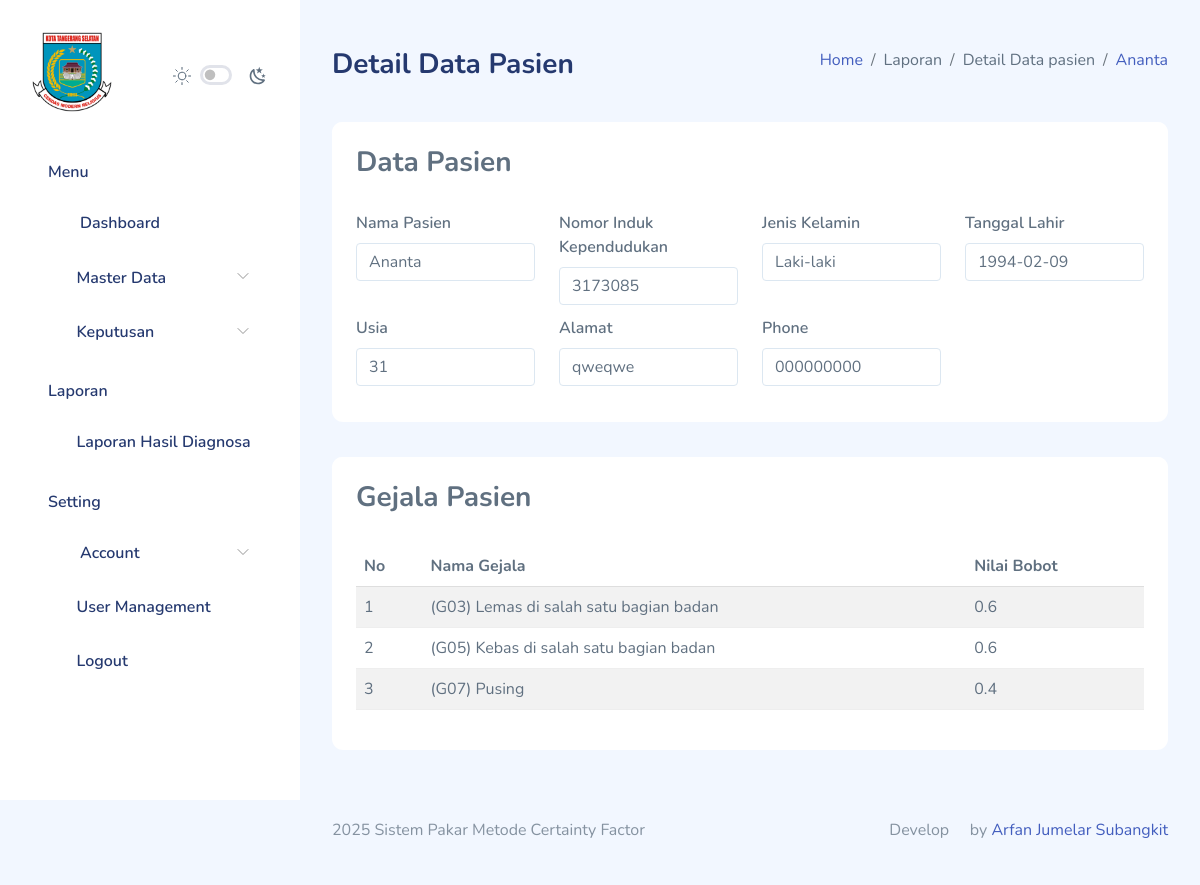
The app's page /keputusan/view.php?id_pasien=9 (signed in) with its own data.
### tables this page shows
CREATE TABLE `pasien` (
  `id_pasien` int(11) NOT NULL,
  `user_id` int(11) NOT NULL,
  `nama_pasien` varchar(100) NOT NULL,
  `nik` varchar(30) NOT NULL,
  `jenis_kelamin` enum('Laki-laki','Perempuan') NOT NULL,
  `tanggal_lahir` date NOT NULL,
  `usia` int(11) DEFAULT NULL,
  `alamat` varchar(250) NOT NULL,
  `no_hp` varchar(15) DEFAULT NULL,
  `created_at` timestamp NOT NULL DEFAULT current_timestamp(),
  `updated_at` timestamp NULL DEFAULT NULL
);

CREATE TABLE `gejala_pasien` (
  `id_gejala_pasien` int(11) NOT NULL,
  `id_pasien` int(11) NOT NULL,
  `id_gejala` int(11) NOT NULL,
  `nilai_bobot` float NOT NULL,
  `created_at` timestamp NOT NULL DEFAULT current_timestamp(),
  `updated_at` timestamp NULL DEFAULT NULL
);

CREATE TABLE `gejala` (
  `id_gejala` int(11) NOT NULL,
  `kode_gejala` varchar(5) NOT NULL,
  `nama_gejala` varchar(250) NOT NULL,
  `created_at` timestamp NOT NULL DEFAULT current_timestamp(),
  `updated_at` timestamp NULL DEFAULT NULL
);

### functions.php (called while the page is built, shortened)
<?php
$db = mysqli_connect("localhost", "root", "", "dev-arfan");
function query($query)
{
    global $db;
    $result = mysqli_query($db, $query);
    $rows = [];
    if ($result) {
        if (mysqli_num_rows($result) > 0) {
            while ($row = mysqli_fetch_assoc($result)) {
                $rows[] = $row;
            }
        }
    } else {
        echo "Error: " . mysqli_error($db);
    }
    return $rows;
}

### keputusan/view.php (the view, shortened to what this page needs)
<?php
include_once("../auth_check.php");
$user_id = $_SESSION['id'];
$role = $_SESSION['role'];
if (isset($_GET["id_pasien"]) && is_numeric($_GET["id_pasien"])) {
    $id_pasien = $_GET["id_pasien"];
} else {
    header("HTTP/1.1 404 Not Found");
    include("../error/error-404.html");
    exit;
}
if ($role == 'Admin') {
    $pasien = query("SELECT * FROM pasien WHERE id_pasien = $id_pasien");
} else {
    $pasien = query("SELECT * FROM pasien WHERE id_pasien = $id_pasien AND user_id = $user_id");
}
$gejala_pasien = query("
    SELECT
        gejala_pasien.*,
        gejala.kode_gejala,
        gejala.nama_gejala
    FROM gejala_pasien
    JOIN gejala ON gejala_pasien.id_gejala = gejala.id_gejala WHERE id_pasien = $id_pasien
");
$pasien = $pasien[0];
?>
<!DOCTYPE html>
<html lang="en">
<head>
    <link rel="stylesheet" href="../assets/extensions/choices.js/public/assets/styles/choices.css">
    <link rel="stylesheet" href="../assets/extensions/simple-datatables/style.css">
    <link rel="stylesheet" href="../assets/compiled/css/table-datatable.css">
    <link rel="stylesheet" href="../assets/compiled/css/app.css">
    <link rel="stylesheet" href="../assets/compiled/css/app-dark.css">
    <link rel="stylesheet" href="../assets/compiled/css/iconly.css">
    <link rel="stylesheet" href="../assets/extensions/@fortawesome/fontawesome-free/css/all.min.css">
</head>
<body>
    <div id="app">
        <?php require_once '../partials/sidebar.php'; ?>
        <div id="main">
            <div class="page-heading">
                <div class="page-title">
                    <div class="row">
                        <div class="col-12 col-md-6 order-md-1 order-last mb-2">
                            <h3>Detail Data Pasien</h3>
                        </div>
                        <div class="col-12 col-md-6 order-md-2 order-first">
                            <nav aria-label="breadcrumb" class="breadcrumb-header float-start float-lg-end">
                                <ol class="breadcrumb">
                                    <li class="breadcrumb-item"><a href="../dashboard">Home</a></li>
                                    <li class="breadcrumb-item">Laporan</li>
                                    <li class="breadcrumb-item" aria-current="page">Detail Data pasien</li>
                                    <li class="breadcrumb-item active" aria-current="page"><a href=""><?= $pasien["nama_pasien"] ?></a></li>
                                </ol>
                            </nav>
                        </div>
                    </div>
                </div>
                <section class="section mt-4">
                    <div class="row">
                        <div class="col">
                            <div class="card">
                                <div class="card-header">
                                    <h3 class="card-title">Data Pasien</h3>
                                </div>
                                <div class="card-body">
                                    <div class="row">
                                        <div class="col-md-3 col-12">
                                            <div class="form-group">
                                                <label for="nama_pasien" class="form-label">Nama Pasien</label>
                                                <input
                                                    type="text"
                                                    id="nama_pasien"
                                                    class="form-control"
                                                    name="nama_pasien"
                                                    value="<?= $pasien["nama_pasien"] ?>" readonly />
                                            </div>
                                        </div>
                                        <div class="col-md-3 col-12">
                                            <div class="form-group">
                                                <label for="nik" class="form-label">Nomor Induk Kependudukan</label>
                                                <input
                                                    type="text"
                                                    id="nik"
                                                    class="form-control"
                                                    name="nik"
                                                    value="<?= $pasien["nik"] ?>" readonly />
                                            </div>
                                        </div>
                                        <div class="col-md-3 col-12">
                                            <div class="form-group">
                                                <label for="jenis_kelamin" class="form-label">Jenis Kelamin</label>
                                                <input
                                                    type="text"
                                                    id="jenis_kelamin"
                                                    class="form-control"
                                                    name="jenis_kelamin"
                                                    value="<?= $pasien["jenis_kelamin"] ?>" readonly />
                                            </div>
                                        </div>
                                        <div class="col-md-3 col-12">
                                            <div class="form-group">
                                                <label for="tanggal_lahir" class="form-label">Tanggal Lahir</label>
                                                <input
                                                    type="text"
                                                    id="tanggal_lahir"
                                                    class="form-control"
                                                    name="tanggal_lahir"
                                                    value="<?= $pasien["tanggal_lahir"] ?>" readonly />
                                            </div>
                                        </div>
                                    </div>
                                    <div class="row">
                                        <div class="col-md-3 col-12">
                                            <div class="form-group">
                                                <label for="usia" class="form-label">Usia</label>
                                                <input
                                                    type="text"
                                                    id="usia"
                                                    class="form-control"
                                                    name="usia"
                                                    value="<?= $pasien["usia"] ?>" readonly />
                                            </div>
                                        </div>
                                        <div class="col-md-3 col-12">
                                            <div class="form-group">
                                                <label for="alamat" class="form-label">Alamat</label>
                                                <input
                                                    type="text"
                                                    id="alamat"
                                                    class="form-control"
                                                    name="alamat"
                                                    value="<?= $pasien["alamat"] ?>" readonly />
                                            </div>
                                        </div>
                                        <div class="col-md-3 col-12">
                                            <div class="form-group">
                                                <label for="no_hp" class="form-label">Phone</label>
                                                <input
                                                    type="text"
                                                    id="no_hp"
                                                    class="form-control"
                                                    name="no_hp"
                                                    value="<?= $pasien["no_hp"] ?>" readonly />
                                            </div>
                                        </div>
                                    </div>
                                </div>
                            </div>
                        </div>
                    </div>
                </section>
                <section class="section">
                    <div class="card">
                        <div class="card-header">
                            <h3 class="card-title">Gejala Pasien</h3>
                        </div>
                        <div class="card-body">
                            <table class="table table-striped" id="">
                                <thead>
                                    <tr>
                                        <th>No</th>
                                        <th>Nama Gejala</th>
                                        <th>Nilai Bobot</th>
                                    </tr>
                                </thead>
                                <tbody>
                                    <?php foreach ($gejala_pasien as $i => $gp) : ?>
                                        <tr>
                                            <td><?= $i + 1;  ?></td>
                                            <td>(<?= $gp["kode_gejala"]; ?>) <?= $gp["nama_gejala"]; ?></td>
                                            <td><?= $gp["nilai_bobot"]; ?></td>
                                        </tr>
                                    <?php endforeach; ?>
                                </tbody>
                            </table>
                        </div>
                    </div>
                </section>
            </div>
            <?php require_once '../partials/footer.php'; ?>
        </div>
    </div>
</body>
</html>

### records on screen
pasien: nama_pasien "Ananta", nik "3173085", jenis_kelamin "Laki-laki", tanggal_lahir "1994-02-09", usia "31", alamat "qweqwe", no_hp "000000000"
gejala_pasien: id_gejala.kode_gejala "G03", id_gejala.nama_gejala "Lemas di salah satu bagian badan", nilai_bobot "0.6"
gejala_pasien: id_gejala.kode_gejala "G05", id_gejala.nama_gejala "Kebas di salah satu bagian badan", nilai_bobot "0.6"
gejala_pasien: id_gejala.kode_gejala "G07", id_gejala.nama_gejala "Pusing", nilai_bobot "0.4"
